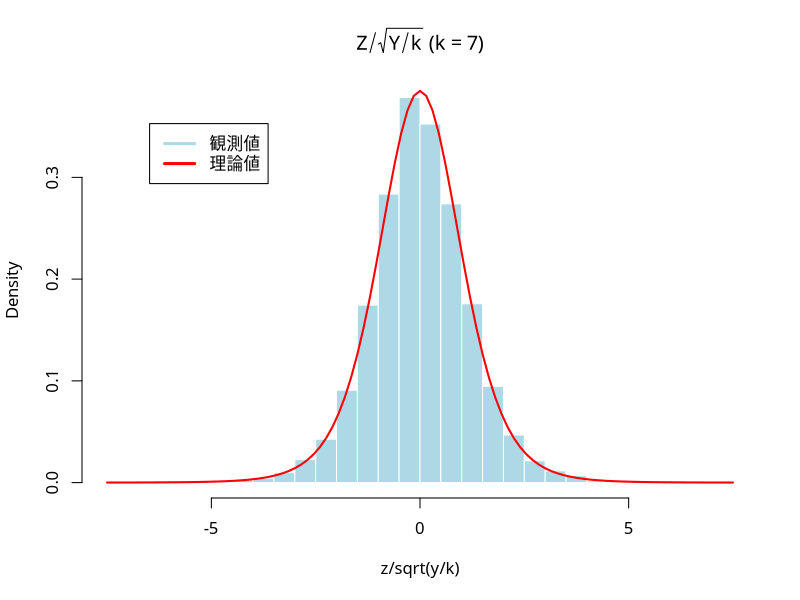

Here is the R script that generated this plot:
### t分布の特徴付け: 正規分布とカイ二乗分布から生成
set.seed(7890)
k <- 7
y <- rchisq(10000, df=k) # 自由度7のカイ2乗分布
z <- rnorm(10000) # 標準正規乱数
par(family="HiraginoSans-W4") # 日本語フォントの指定
hist(z/sqrt(y/k), breaks=50, freq=FALSE, # 密度表示
     col="lightblue", border="white",  
     main=bquote(paste(Z/sqrt(Y/k)," (",k==.(k),")")))
curve(dt(x, df=k), # 確率密度関数(理論)
      add=TRUE, col="red", lwd=2) 
legend("topleft", inset=0.1,
       legend=c("観測値", "理論値"), 
       col=c("lightblue", "red"), lwd=3) 
